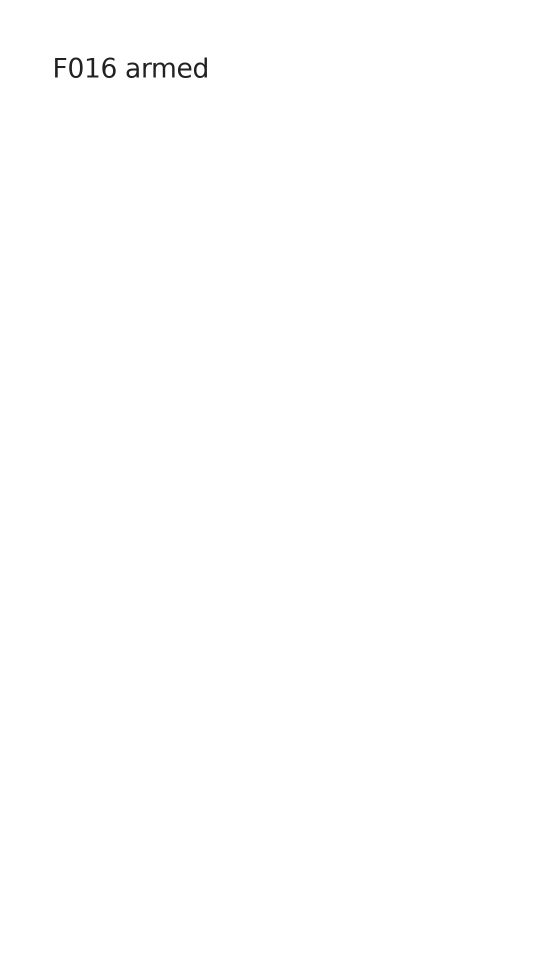
#> input picture miniandroid/run/screenshot.png, 1080 x 1920 px, found by its file name (shown at 1/2 size)
$ python cont64_mosaic.py
#> lines starting #> are read from the running program, lines starting #| are printed output that depends on the picture
#!/usr/bin/env python3
"""cont64_mosaic.py — refresh the loaded-apps mosaic @ CONT-64 W1.
Tiles: the 6 user apps + dooz180 from the CONT-64 survey runs at HEAD
e3475812-era binary + the anchor wall from run/cont63/regression."""
import os
from PIL import Image, ImageDraw

BASE = "/home/z/my-project"
OUT = os.path.join(BASE, "evidence/cont64/cont64_mosaic.png")

C64 = os.path.join(BASE, "run/cont64")
C63 = os.path.join(BASE, "run/cont63/regression")

TILES = [
    (os.path.join(C64, "dooz180/screenshot.png"),   "Dooz @180s: icons render (F-NEW-351)"),
    (os.path.join(C64, "opencalc/screenshot.png"),  "OpenCalc: full-width pad"),
    (os.path.join(C64, "simplecalc/screenshot.png"),"SimpleCalc: full pad + display"),
    (os.path.join(C64, "tanana/screenshot.png"),    "TananaCalc: preference text"),
    (os.path.join(C64, "bmi/screenshot.png"),       "BMI: dark-theme form"),
    (os.path.join(C64, "alex/screenshot.png"),      "AlexCalc: blue-bar (frontier)"),
    (os.path.join(C63, "csw_r1/screenshot.png"),    "ComposeStopwatch: title in view"),
    (os.path.join(C63, "tttdeluxe_r1/screenshot.png"), "TicTacToe Deluxe: real board"),
    (os.path.join(C63, "flappycow_r1/screenshot.png"), "FlappyCow: real game frame"),
    (os.path.join(C63, "g2048_r1/screenshot.png"),  "2048: REAL_APP_CONTENT"),
    (os.path.join(C63, "gmdice_r1/screenshot.png"), "GM Dice: game + themed hint"),
    (os.path.join(C63, "unote_r1/screenshot.png"),  "uNote: real editor UI"),
    ("run/cont64/f352_det/screenshot.png",          "F-NEW-352 probe: 9/9 tint laws"),
]

TILE_W, TILE_H, PAD, LABEL_H = 360, 640, 10, 34
COLS = 4
ROWS = (len(TILES) + COLS - 1) // COLS
W = COLS * (TILE_W + PAD) + PAD
H = ROWS * (TILE_H + LABEL_H + PAD) + PAD + 44

img = Image.new("RGB", (W, H), (24, 24, 28))
d = ImageDraw.Draw(img)
d.text((PAD, 8), "MiniAndroid CONT-64 W1 — loaded-app wall (HEAD e3475812-era)", fill=(230, 230, 235))

y0 = 44
for idx, (path, label) in enumerate(TILES):
    r, c = divmod(idx, COLS)
    x = PAD + c * (TILE_W + PAD)
    y = y0 + r * (TILE_H + LABEL_H + PAD)
    d.text((x, y), label, fill=(200, 205, 215))
    try:
        t = Image.open(path).convert("RGB").resize((TILE_W, TILE_H))
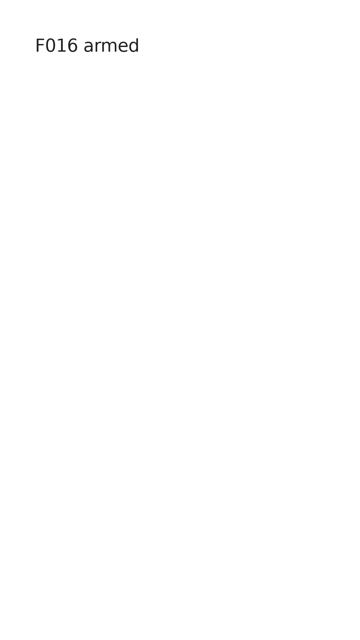
#> t: PIL image 360x640 RGB; min 12, max 255, mean 254.6
        img.paste(t, (x, y + LABEL_H))
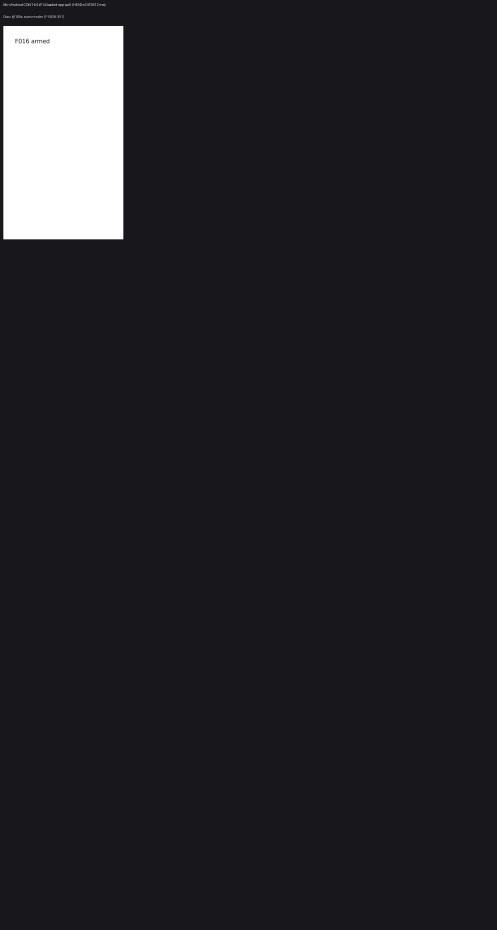
#> img: PIL image 1490x2790 RGB (shown at 1/3 size); mean R, G, B 36.8, 36.8, 40.6
    except Exception as e:
        d.rectangle([x, y + LABEL_H, x + TILE_W, y + LABEL_H + TILE_H],
                    outline=(120, 40, 40), width=2)
        d.text((x + 8, y + LABEL_H + 8), "MISSING: " + os.path.basename(path), fill=(220, 90, 90))

os.makedirs(os.path.dirname(OUT), exist_ok=True)
img.save(OUT)
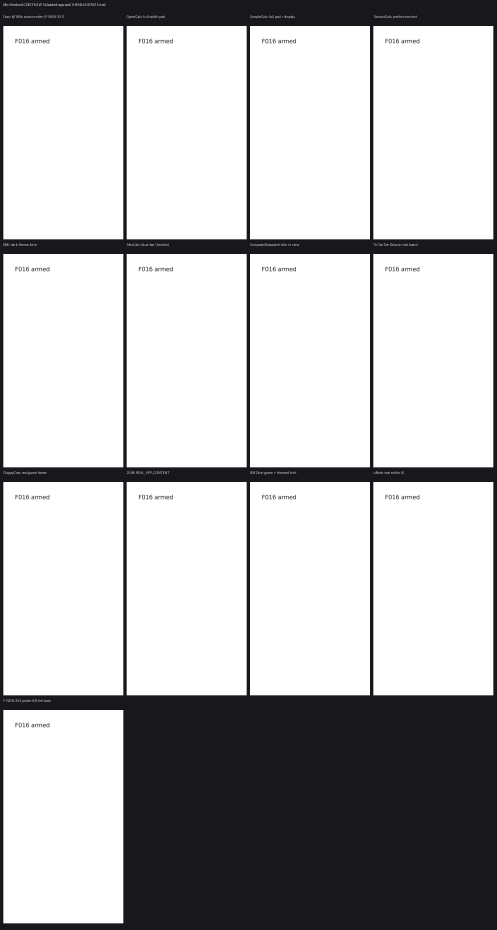
#> saved as cont64_mosaic.png: PIL image 1490x2790 RGB (shown at 1/3 size); mean R, G, B 190.4, 190.4, 191.5
print("mosaic:", OUT, img.size)
#| mosaic: /home/z/my-project/evidence/cont64/cont64_mosaic.png (1490, 2790)
